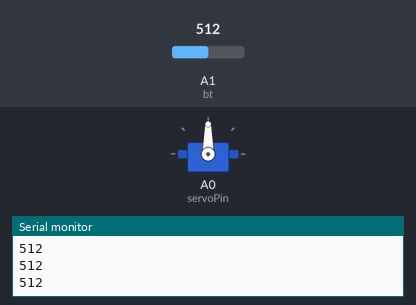
Bench run of a sketch on a simulated Arduino Uno, built with avr-gcc and run on an emulated ATmega328P. Parts: servo, the last lines printed to the serial monitor. Inputs (shaded band) come from the test bench; at power-on: A1 (bt) = 512.

Above: at 1.2 s.
1.3 s: A1 (bt) set to 716
At 1.9 s:
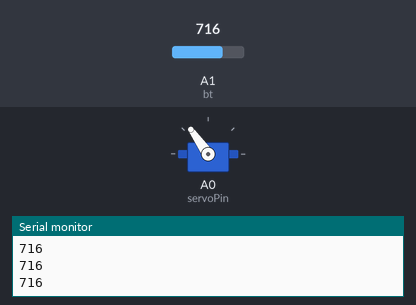
2.8 s: A1 (bt) set to 900
At 3.2 s:
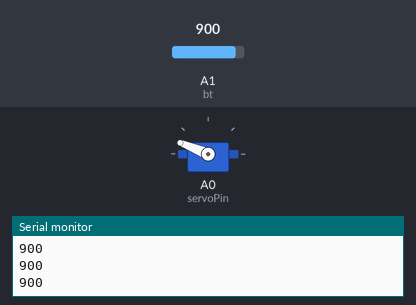
4.3 s: A1 (bt) set to 1023
At 5.5 s:
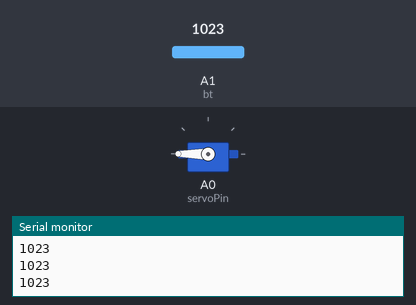
5.8 s: A1 (bt) set to 306
At 6.7 s:
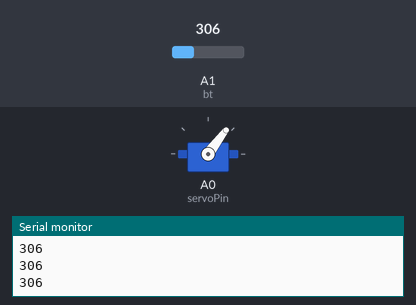
7.3 s: A1 (bt) set to 122
At 7.8 s:
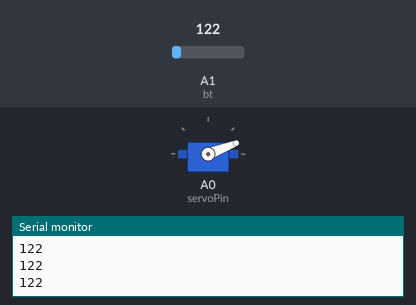
8.8 s: A1 (bt) set to 0
At 10.0 s:
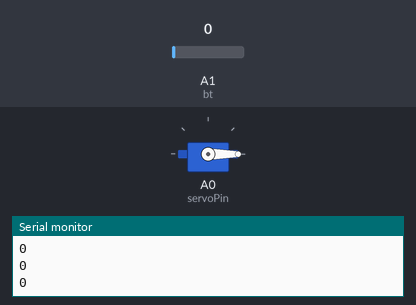
Timing chart, 0 to 11.3 s (numbered marks = the images above; inputs shaded):
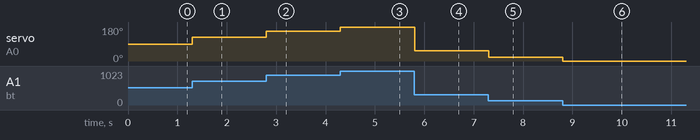

Measured:
- after the input at 1.3 s, servo on A0 (servoPin): 90° → 125° at once
- after the input at 2.8 s, servo on A0 (servoPin): 125° → 158° at once
- after the input at 4.3 s, servo on A0 (servoPin): 158° → 180° at once
- after the input at 5.8 s, servo on A0 (servoPin): 180° → 53° at once
- after the input at 7.3 s, servo on A0 (servoPin): 53° → 21° at once
- after the input at 8.8 s, servo on A0 (servoPin): 21° → 0° at once

The sketch:

Servo.ino
```cpp
#include <Servo.h>

Servo myservo;
int bt  = A1;
int servoPin = A0;

void setup() {
  Serial.begin(9600);
  pinMode(bt, INPUT);
  myservo.attach(servoPin);

}

void loop() {
  int value = analogRead(bt);
  int servoD = map(value, 0 , 1023, 0 , 180);
  myservo.write(servoD);
  // Serial.println(servoD);
  Serial.println(value);
}
```
